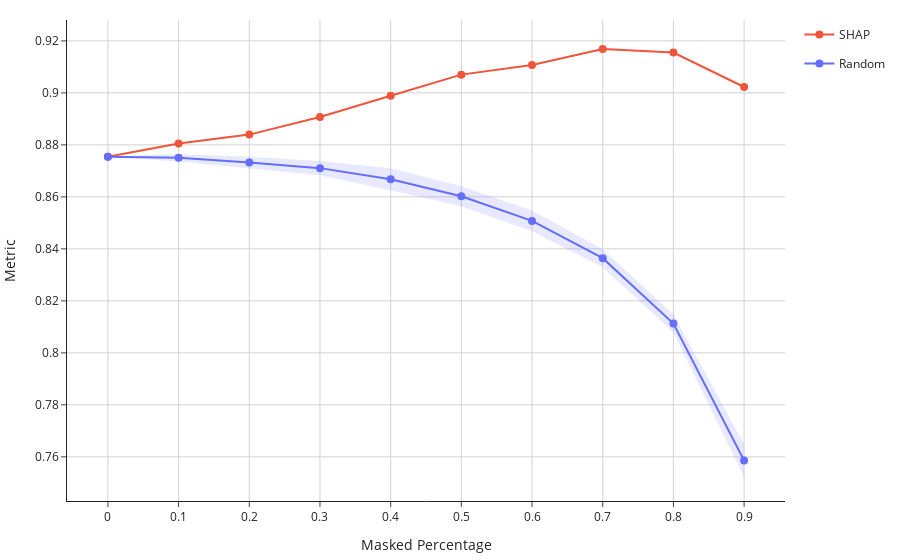

Notebook source saved alongside this figure:
### Code cell
from src.utils.visualization import plot_masking_result

plot_masking_result(
    masked_percentages,
    ("SHAP", accuracy_shap),
    ("Random", accuracy_random)
)

### Figure 1 — Plotly figure (JSON) as saved in the notebook; plotly's stock layout.template omitted (floating-point values rounded to 4 significant figures)
{"data": [{"hovertemplate": "%{y:.4f}", "legendgroup": "SHAP", "line": {"color": "#EF553B", "dash": "solid"}, "marker": {"color": "#EF553B", "size": 8}, "mode": "lines+markers", "name": "SHAP", "type": "scatter", "x": [0, 0.1, 0.2, 0.3, 0.4, 0.5, 0.6, 0.7, 0.8, 0.9], "y": [0.8755, 0.8806, 0.8839, 0.8907, 0.8989, 0.907, 0.9108, 0.9169, 0.9155, 0.9023]}, {"hovertemplate": "%{y:.4f}", "legendgroup": "Random", "line": {"color": "#636EFA", "dash": "solid"}, "marker": {"color": "#636EFA", "size": 8}, "mode": "lines+markers", "name": "Random", "type": "scatter", "x": [0, 0.1, 0.2, 0.3, 0.4, 0.5, 0.6, 0.7, 0.8, 0.9], "y": [0.8755, 0.8751, 0.8732, 0.8711, 0.8668, 0.8602, 0.8508, 0.8364, 0.8113, 0.7586]}, {"fill": "toself", "fillcolor": "rgba(99,110,250,0.15)", "hoverinfo": "skip", "hovertemplate": "%{y:.4f}", "legendgroup": "Random", "line": {"color": "rgba(255,255,255,0)"}, "name": "Random", "showlegend": false, "type": "scatter", "visible": true, "x": [0, 0.1, 0.2, 0.3, 0.4, 0.5, 0.6, 0.7, 0.8, 0.9, 0.9, 0.8, 0.7, 0.6, 0.5, 0.4, 0.3, 0.2, 0.1, 0], "y": [0.8755, 0.8765, 0.8754, 0.8738, 0.871, 0.8641, 0.8548, 0.8399, 0.8147, 0.7649, 0.7523, 0.8079, 0.8329, 0.8468, 0.8564, 0.8625, 0.8683, 0.871, 0.8737, 0.8755]}], "layout": {"hovermode": "x", "margin": {"b": 20, "l": 10, "r": 10, "t": 20}, "xaxis": {"gridcolor": "lightgray", "gridwidth": 1, "showgrid": true, "tickmode": "array", "tickvals": [0, 0.1, 0.2, 0.3, 0.4, 0.5, 0.6, 0.7, 0.8, 0.9], "title": {"text": "Masked Percentage"}}, "yaxis": {"gridcolor": "lightgray", "gridwidth": 1, "showgrid": true, "title": {"text": "Metric"}}}}
